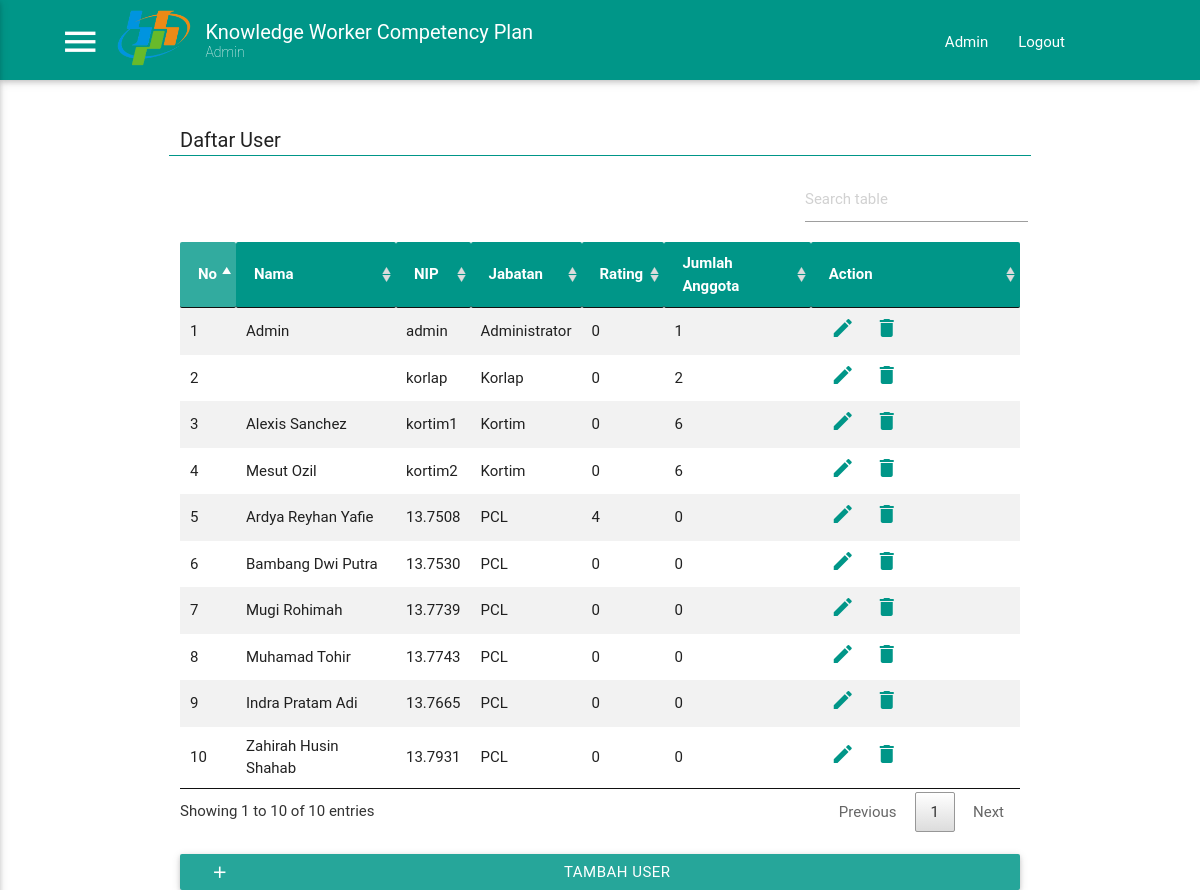
Page /daftar-user.php (signed in) on the committed database.
### tables this page shows
CREATE TABLE `user` (
  `id` int(11) NOT NULL AUTO_INCREMENT,
  `nip` text NOT NULL,
  `nama` text NOT NULL,
  `idjabatan` int(11) NOT NULL,
  `idbos` int(11) NOT NULL,
  `iduserbos` int(11) NOT NULL,
  `timecreate` timestamp NOT NULL DEFAULT CURRENT_TIMESTAMP,
  `email` varchar(50) NOT NULL,
  `password` varchar(20) NOT NULL,
  `image` varchar(50) NOT NULL DEFAULT 'default.png',
  PRIMARY KEY (`id`)
);

CREATE TABLE `jabatan` (
  `id` int(11) NOT NULL AUTO_INCREMENT,
  `label` text NOT NULL,
  `idjabatanbos` int(11) DEFAULT NULL,
  PRIMARY KEY (`id`)
);

### daftar-user.php (the view, shortened to what this page needs)
<!DOCTYPE html>
<html>
  <head>
    <link type="text/css" rel="stylesheet" href="assets/css/materialize.css"  media="screen,projection"/>
    <link type="text/css" rel="stylesheet" href="assets/css/custom.css"  media="screen,projection"/>
    <link rel="stylesheet" type="text/css" href="assets/css/datatable.css">
  </head>
  <body>
    <?php include "view/essential.php";?>
    <div id="content" class="container">
      <div class="row content-title">
        <div class="col s12 m6" style="margin-top:25px">
          <span>Daftar User</span>
        </div>
      </div>
      <table class="bordered striped">
        <thead>
          <tr>
              <th data-field="id">No</th>
              <th data-field="name">Nama</th>
              <th data-field="nip">NIP</th>
              <th data-field="jabatan">Jabatan</th>
              <th data-field="rating">Rating</th>
              <th data-field="jumlah">Jumlah Anggota</th>
              <th data-field="action">Action</th>
          </tr>
        </thead>
        <tbody>
          <?php
            include_once './controller/connection.php';
            $query = "SELECT u.id, u.nama, u.nip, j.label, (SELECT SUM(nilai)/COUNT(nilai) FROM nilai WHERE iduser = u.id) as rating, (SELECT COUNT(id) FROM user WHERE idbos = u.idjabatan) as jml_anggota FROM user u, jabatan j WHERE u.idjabatan = j.id ORDER BY id ASC";
            $stmt = $conn->query($query);
            $result = $stmt->fetchAll(PDO::FETCH_ASSOC);
            if($result){
              foreach ($result as $key => $row) {
                $key++;
                $rating=0;
                if($row['rating']!=""){
                  $rating = getRating($row['id'], $conn);
                }
                echo "
                  <tr>
                    <td>$key</td>
                    <td>".$row['nama']."</td>
                    <td>".$row['nip']."</td>
                    <td>".$row['label']."</td>
                    <td>".$rating."</td>
                    <td>".$row['jml_anggota']."</td>
                    <td><i iduser='".$row['id']."' class='material-icons edit'>mode_edit</i><i iduser='".$row['id']."' class='material-icons delete'>delete</i></td>
                  </tr>
                ";
              }
            }else{
              echo "No data here";
            }
            function getRating($iduser, $conn){
              $stmt = $conn->query("SELECT id FROM dimensi");
              $result = $stmt->fetchAll();
              $jumlahdimensi = count($result);
              $totalnilai = 0;
              foreach ($result as $key => $dimensi) {
                $iddimensi = $dimensi['id'];
                $stmt = $conn->query("SELECT (SUM(nilai)/COUNT(nilai)) as nilaiperdimensi FROM nilai WHERE iddimensi = $iddimensi AND iduser = $iduser");
                $result = $stmt->fetchAll();
                $totalnilai += $result[0]['nilaiperdimensi'];
              }
              $rating = $totalnilai / $jumlahdimensi;
              $rating =($rating / 100)*5;
              return round($rating, 1);
            }
          ?>
        </tbody>
      </table>
      <br>
      <a class="waves-effect waves-light btn" href="register-user.php" style="width:100%"><i class="material-icons left">add</i>Tambah User</a>
    </div>
  </body>
</html>

### view/essential.php (shortened to what this page needs)
<?php
	include "controller/DBConnect.php";
	$sql = 'SELECT * FROM user WHERE nip = "'.$_SESSION['nip'].'";';
	$retval = mysqli_query($conn, $sql);
	$row = mysqli_fetch_array($retval, MYSQLI_ASSOC);
	$status = "";
	if ($row['idjabatan'] > 1) {
		$status = "User";
		$msg = '<ul id="slide-out" class="side-nav">
					<li>
						<div class="userView">
							<img class="background" src="assets/images/office.jpg"/>
							<a href="#!user"><img class="circle" src="assets/images/profile/'.$row['image'].'"></a>
							<a href="#!name"><span class="white-text name">'.$row['nama'].'</span></a>
							<a href="#!email"><span class="white-text email">'.$row['email'].'</span></a>
						</div>
					</li>
					<li>
						<a class="subheader">Main Menu</a>
					</li>
					<li><a href="profile.php"><i class="material-icons">perm_identity</i>Profile</a></li>
					<li><div class="divider"></div></li>
					<li><a href="tesmenejemen.php"><i class="material-icons">assignment</i>Kerjakan Soal</a></li>
					<li><div class="divider"></div></li>
					<li><a href="evaluasi.php"><i class="material-icons">assignment_ind</i>Evaluasi Anggota</a></li>
					<li><div class="divider"></div></li>
					<li><a class="subheader">Addition Menu</a></li>
					<li><a href="help.php"><i class="material-icons">live_help</i>Help</a></li>
				</ul>';
	}
	else {
		$status = "Admin";
		$msg = '<ul id="slide-out" class="side-nav">
					<li>
						<div class="userView">
							<img class="background" src="assets/images/office.jpg"/>
							<a href="#!user"><img class="circle" src="assets/images/profile/'.$row['image'].'"></a>
							<a href="#!name"><span class="white-text name">'.$row['nama'].'</span></a>
							<a href="#!email"><span class="white-text email">'.$row['email'].'</span></a>
						</div>
					</li>
					<li>
						<a class="subheader">Main Menu</a>
					</li>
					<li><a href="monitor.php"><i class="material-icons">airplay</i>Monitoring</a></li>
					<li><div class="divider"></div></li>
					<li><a href="daftar-dimensi.php"><i class="material-icons">mode_edit</i>Dimensi Editor</a></li>
					<li><div class="divider"></div></li>
					<li>
						<ul class="collapsible collapsible-according" style="padding-left:15px">
							<li>
								<a class="collapsible collapsible-header"><i class="material-icons">playlist_add</i>Test Managemet</a>
								<div class="collapsible-body">
									<ul style="padding-left:40px">
										<li><a href="buatsoal.php">Buat Tes</a></li>
										<li><a href="monitoring_tes.php">Monitoring Tes</a></li>
										<li><a href="monitoring_nilai.php">Monitoring Nilai</a></li>
									</ul>
								</div>
							</li>
						</ul>
					</li>
					<li><div class="divider"></div></li>
					<li>
						<ul class="collapsible collapsible-according" style="padding-left:15px">
							<li>
								<a class="collapsible collapsible-header"><i class="material-icons">perm_identity</i>User Managemet</a>
								<div class="collapsible-body">
									<ul style="padding-left:40px">
										<li><a href="daftar-user.php">Daftar User</a></li>
										<li><a href="jabatan-management.php">Jabatan Management</a></li>
										<li><a href="register-user.php">Register User</a></li>
									</ul>
								</div>
							</li>
						</ul>
					</li>
					<li><div class="divider"></div></li>
					<li><a class="subheader">Addition Menu</a></li>
					<li><a href="help.php"><i class="material-icons">live_help</i>Help</a></li>
				</ul>';
	}
	echo '<nav class="teal">
			<div class="nav-wrapper head-container">
				<a href="#" class="brand-logo">
					<a href="#" data-activates="slide-out" class="button-collapse show-on-large"><i class="material-icons">menu</i></a>
					<a href="/"><img id="logo-main" src="assets/images/logo-bps.png"></a>
					<a id="title" >Knowledge Worker Competency Plan</a>
					<a id="sub-title">'.$status.'</a>
				</a>
				<ul id="nav-mobile" class="right hide-on-med-and-down">
					<li><a href="profile.php">'.$row['nama'].'</a></li>
					<li><a href="controller/logout.php">Logout</a></li>
				</ul>
			</div>
		</nav>'.$msg;
?>

### assets/css/custom.css (style rules this page uses)
@media only screen and (min-width: 993px) { .head-container { width: 85%; margin-right: 10%; margin-left: 5%; } }
nav { height: 80px; padding-top: 10px; }
#logo-main, .brand-logo { max-height: 75px; margin-left: 15px; max-width: 75px; margin-right: 15px; }
#title { font-size: 20px; position: absolute; margin-top: -10px; }
#sub-title { font-size: 14px; position: absolute; top: 10px; font-weight: 200; }
.content-title { margin-top: 20px; border-bottom: solid #009688 1px; }
.content-title > div > span { font-size: 20px; }
.edit, .delete { padding: 0px 10px; color: #009688; cursor: pointer; }

### assets/css/datatable.css (style rules this page uses)
table.dataTable { width:100%; margin:0 auto; clear:both; border-collapse:separate; border-spacing:0 }
table.dataTable thead th,table.dataTable tfoot th { font-weight:bold; color:white }
table.dataTable thead th,table.dataTable thead td { padding:10px 18px; border-bottom:1px solid #111; background-color:#009688 }
table.dataTable thead .sorting,table.dataTable thead .sorting_asc,table.dataTable thead .sorting_desc { cursor:pointer; *cursor:hand }
table.dataTable thead .sorting,table.dataTable thead .sorting_asc,table.dataTable thead .sorting_desc,table.dataTable thead .sorting_asc_disabled,table.dataTable thead .sorting_desc_disabled { background-repeat:no-repeat; background-position:center right }
table.dataTable thead .sorting { background-image:url("../images/sort_both.png"); }
table.dataTable thead .sorting_asc { background-image:url("../images/sort_asc.png"); background-color:#32ab9f }
table.dataTable tbody tr { background-color:#ffffff }
table.dataTable tbody th,table.dataTable tbody td { padding:8px 10px }
table.dataTable.no-footer { border-bottom:1px solid #111 }
table.dataTable,table.dataTable th,table.dataTable td { -webkit-box-sizing:content-box; box-sizing:content-box }

### rows in the picture
user: idjabatan "Admin", nama "Admin", nip "admin", idjabatan.label "Administrator", rating "0", jml_anggota "1"
user: nip "korlap", idjabatan.label "Korlap", rating "0", jml_anggota "2"
user: nama "Alexis Sanchez", nip "kortim1", idjabatan.label "Kortim", rating "0", jml_anggota "6"
user: nama "Mesut Ozil", nip "kortim2", idjabatan.label "Kortim", rating "0", jml_anggota "6"
user: nama "Ardya Reyhan Yafie", nip "13.7508", idjabatan.label "PCL", rating "4", jml_anggota "0"
user: nama "Bambang Dwi Putra", nip "13.7530", idjabatan.label "PCL", rating "0", jml_anggota "0"
user: nama "Mugi Rohimah", nip "13.7739", idjabatan.label "PCL", rating "0", jml_anggota "0"
user: nama "Muhamad Tohir", nip "13.7743", idjabatan.label "PCL", rating "0", jml_anggota "0"
user: nama "Indra Pratam Adi", nip "13.7665", idjabatan.label "PCL", rating "0", jml_anggota "0"
user: nama "Zahirah Husin Shahab", nip "13.7931", idjabatan.label "PCL", rating "0", jml_anggota "0"
